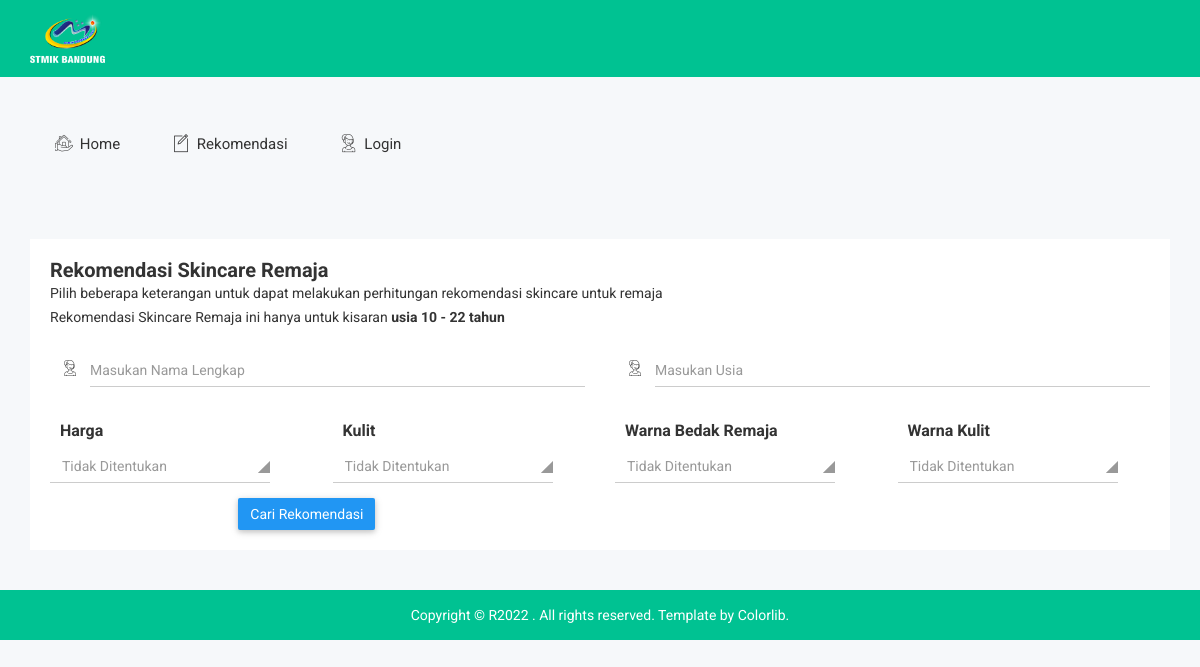
Page /index.php/page/rekomendasi_remaja on the committed database.
### tables this page shows
CREATE TABLE `kriteria_remaja` (
  `kode_kriteria_remaja` varchar(255) NOT NULL,
  `nama_kriteria` varchar(255) NOT NULL,
  `sifat_kriteria` varchar(255) NOT NULL
);

### application/controllers/Page.php (called while the page is built, shortened)
<?php
class Page extends CI_Controller
{
	public function __construct()
	{
		$this->load->helper('form');
		$this->load->library('form_validation');
		$this->load->library('upload');
		$this->load->helper('url_helper');
		$this->load->helper('text');
		$this->load->helper('date');
		$this->load->library('pagination');
		$this->load->model('M_login');
		$this->load->model('M_admin');
		$this->load->model('M_page');
	}
	public function rekomendasi_remaja()
	{
		$this->load->view('page/header');
		$this->load->view('page/rekomendasi_remaja');
		$this->load->view('page/footer');
	}
}

### index.php (called while the page is built, shortened)
<?php
require_once BASEPATH.'core/CodeIgniter.php';

### application/models/M_page.php (called while the page is built, shortened)
<?php
class M_page extends CI_Model
{
    function get_nm_krit_re()
    {
        $this->db->select('*');
        $this->db->from('kriteria_remaja');
        $query = $this->db->get();
        return $query;
    }
    function get_nm_ket_re($kode_kriteria)
    {
        $this->db->select('*');
        $this->db->from('subkriteria_remaja');
        $this->db->where('kode_kriteria_remaja', $kode_kriteria);
        $query = $this->db->get();
        return $query;
    }
}

### application/views/page/rekomendasi_remaja.php (the view, shortened to what this page needs)
<div class="breadcomb-area">
	<div class="container">
		<div class="row">
			<div class="col-lg-12 col-md-12 col-sm-12 col-xs-12">
				<div class="form-example-wrap mg-t-30">
					<div class="cmp-tb-hd cmp-int-hd">
						<h2>Rekomendasi Skincare Remaja</h2>
						<p>Pilih beberapa keterangan untuk dapat melakukan perhitungan rekomendasi skincare untuk remaja</p>
						<p>Rekomendasi Skincare Remaja ini hanya untuk kisaran <strong> usia 10 - 22 tahun</strong> </p>
					</div>
					<form action="<?= base_url() ?>hitung_remaja" method="POST">
						<div class="form-example-int form-horizental mg-t-2">
							<div class="form-group">
								<div class="row">
									<div class="col-lg-6 col-md-6 col-sm-4 col-xs-12">
										<div class="form-group ic-cmp-int">
											<div class="form-ic-cmp">
												<i class="notika-icon notika-support"></i>
											</div>
											<div class="nk-int-st">
												<input type="text" class="form-control" name="nama" placeholder="Masukan Nama Lengkap" required>
											</div>
										</div>
									</div>
									<div class="col-lg-6 col-md-6 col-sm-6 col-xs-12">
										<div class="form-group ic-cmp-int">
											<div class="form-ic-cmp">
												<i class="notika-icon notika-support"></i>
											</div>
											<div class="nk-int-st">
												<input type="text" class="form-control" name="usia" placeholder="Masukan Usia" required>
											</div>
										</div>
									</div>
								</div>
								<br>
								<div class="row">
									<?php
									$nm_krit = $this->M_page->get_nm_krit_re()->result();
									foreach ($nm_krit as $data) { ?>
										<div class="col-lg-3 col-md-3 col-sm-3 col-xs-12">
											<div class="nk-int-mk sl-dp-mn">
												<h2><?= $data->nama_kriteria ?></h2>
											</div>
											<div class="bootstrap-select fm-cmp-mg">
												<select class="selectpicker" name="id_keterangan[]">
													<option value="">Tidak Ditentukan</option>
												</select>
											</div>
										</div>
									<?php } ?>
								</div>
							</div>
						</div>
						<div class="form-example-int mg-t-15">
							<div class="row">
								<div class="col-lg-2 col-md-3 col-sm-3 col-xs-12">
								</div>
								<div class="col-lg-8 col-md-7 col-sm-7 col-xs-12">
									<button type="submit" class="btn btn-primary notika-btn-primary">Cari Rekomendasi</button>
								</div>
							</div>
						</div>
				</div>
			</div>
		</div>
	</div>
</div>

### assets/css/wave/button.css (style rules this page uses)
.btn-default.notika-btn-default, .btn-info.notika-btn-info, .btn-primary.notika-btn-primary, .btn-success.notika-btn-success, .btn-warning.notika-btn-warning, .btn-danger.notika-btn-danger { box-shadow: 0 2px 5px rgba(0,0,0,.16), 0 2px 10px rgba(0,0,0,.12); border:none; outline:none !important; border-radius:2px; font-size:14px; }
.btn-primary.notika-btn-primary, .btn-primary.notika-gp-primary, .btn-primary.primary-icon-notika { background-color: #2196F3; }

### assets/css/main.css (style rules this page uses)
html { color: #222; font-size: 1em; line-height: 1.4; }

### rows in the picture
kriteria_remaja: nama_kriteria "Harga"
kriteria_remaja: nama_kriteria "Kulit"
kriteria_remaja: nama_kriteria "Warna Bedak Remaja"
kriteria_remaja: nama_kriteria "Warna Kulit"
